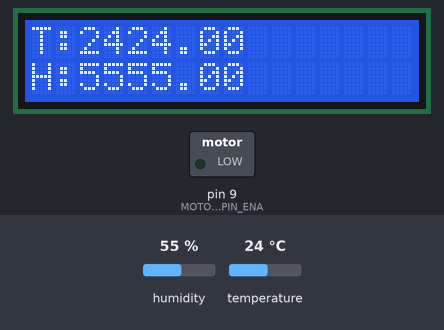
Recording of a sketch running on a simulated Arduino Uno, built with avr-gcc and run on an emulated ATmega328P. Parts: 16×2 character LCD, switched loads named in the sketch (green lamp = pin HIGH). The test bench sets the inputs (shaded band); at power-on: temperature 24 °C, humidity 55 %. What the sketch prints to the serial monitor is not drawn.

Above: at 1.7 s.
1.8 s: temperature set to 33 °C
At 4.0 s:
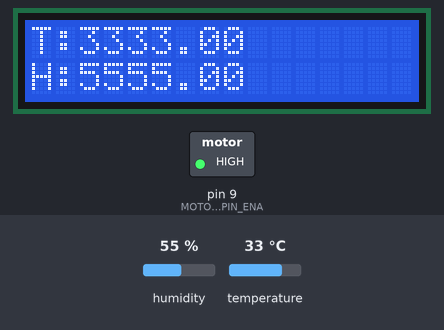
4.7 s: humidity set to 22 %
At 6.6 s:
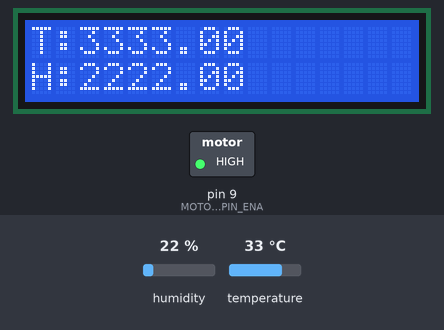
7.6 s: humidity set to 40 %
At 10.6 s:
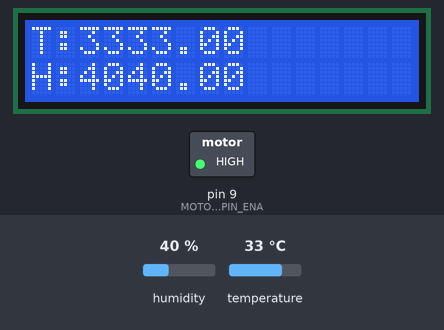
10.9 s: temperature set to 12 °C
At 12.2 s:
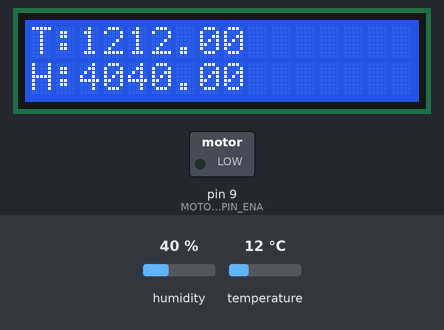
Timing chart, 0 to 13.9 s (numbered marks = the images above; inputs shaded):
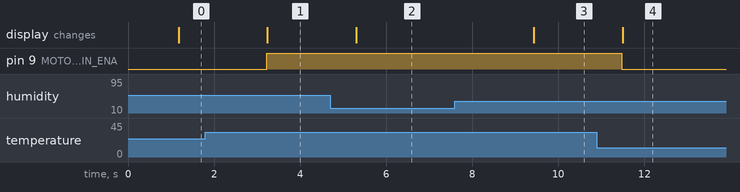

The sketch:

SRC.INO
```cpp
#include <Adafruit_Sensor.h>
#include <DHT.h>
#include <DHT_U.h>
#include <Wire.h>
#include <LiquidCrystal_I2C.h>

#define DHTPIN 7          // DHT11 sensor data pin
#define DHTTYPE DHT11     // DHT sensor type

#define MOTOR_PIN_ENA 9   // Enable pin for motor driver (PWM pin)
#define MOTOR_PIN_IN1 10  // Input pin 1 for motor driver
#define MOTOR_PIN_IN2 11  // Input pin 2 for motor driver

#define TEMPERATURE_THRESHOLD 29.80   // Temperature threshold to adjust motor speed
#define TEMPERATURE_THRESHOLD1 30.50   // Higher temperature threshold to adjust motor speed

DHT dht(DHTPIN, DHTTYPE);

LiquidCrystal_I2C lcd(0x27, 16, 2);  // Adjust the I2C address if necessary

void setup() {
  Serial.begin(9600);
  dht.begin();

  Wire.begin();
  lcd.init();
  lcd.backlight();
  lcd.begin(16, 2);
  lcd.setCursor(0,0);
  lcd.print("T");
  lcd.setCursor(1,0);
  lcd.print(":");
  lcd.setCursor(0, 1);
  lcd.print("H");
  lcd.setCursor(1, 1);
  lcd.print(":");
 // Move cursor to position 2 on the second line

}

void loop() {
  delay(1000); // Delay between readings (adjust as needed)
  float h = dht.readHumidity();
  float temperature = dht.readTemperature();
// Read temperature in Celsius
  if (isnan(temperature)) {
    Serial.println("Failed to read temperature from DHT sensor!");
    return;
  }
  Serial.print("Humidity: ");
  Serial.print(h);
  Serial.print("  %\t");
  Serial.print("Temperature: ");
  Serial.print(temperature);
  Serial.println("  °C");

  // Clear the previous motor speed

  // Adjust motor speed based on temperature
  if (temperature > TEMPERATURE_THRESHOLD1) {
    // Increase motor speed
    analogWrite(MOTOR_PIN_ENA, 255);    // Set the motor speed to maximum (255)
    digitalWrite(MOTOR_PIN_IN1, HIGH);  // Set motor direction (forward)
    digitalWrite(MOTOR_PIN_IN2, LOW);

  }
  else if (temperature > TEMPERATURE_THRESHOLD) {
    // Increase motor speed
    analogWrite(MOTOR_PIN_ENA, 50);    // Set the motor speed to a value (150)
    digitalWrite(MOTOR_PIN_IN1, HIGH);  // Set motor direction (forward)
    digitalWrite(MOTOR_PIN_IN2, LOW);

  }
  else {
    // Decrease motor speed
    analogWrite(MOTOR_PIN_ENA, 0);    // Set the motor speed to a lower value (150)
    digitalWrite(MOTOR_PIN_IN1, LOW);  // Set motor direction (forward)
    digitalWrite(MOTOR_PIN_IN2, LOW);

  }

  lcd.setCursor(2, 0);
   char tempStr[5];
sprintf(tempStr, "%02d", (int)temperature);
lcd.print(tempStr);// Set cursor to the temperature position on the first line
  lcd.print(temperature,2);

  // Print temperature
  lcd.setCursor(2,1);
  char humStr[5];
sprintf(humStr, "%02d", (int) h);
lcd.print(humStr);
  lcd.print(h,2);// print humidity
  lcd.setCursor(0, 1); // Set cursor to the second line
lcd.print("H:");
lcd.setCursor(2, 1); // Move cursor to position 2 on the second line


}
```

Measured:
- after the input at 1.8 s, pin 9 (MOTOR_PIN_ENA): LOW → HIGH after 1.4 s; the display: changes after 1.4 s (image 1)
- after the input at 4.7 s, the display: changes after 0.61 s (image 2)
- after the input at 7.6 s, the display: changes after 1.8 s (image 3)
- after the input at 10.9 s, pin 9 (MOTOR_PIN_ENA): HIGH → LOW after 0.58 s; the display: changes after 0.60 s (image 4)
